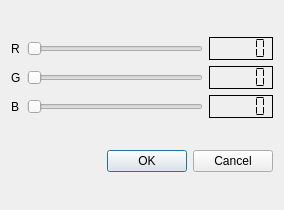
<?xml version="1.0" encoding="UTF-8"?>
<ui version="4.0">
 <class>Dialog</class>
 <widget class="QDialog" name="Dialog">
  <property name="geometry">
   <rect>
    <x>0</x>
    <y>0</y>
    <width>284</width>
    <height>210</height>
   </rect>
  </property>
  <property name="windowTitle">
   <string>Dialog</string>
  </property>
  <layout class="QVBoxLayout" name="verticalLayout">
   <item>
    <layout class="QGridLayout" name="gridLayout">
     <item row="0" column="0">
      <widget class="QLabel" name="label">
       <property name="text">
        <string>R</string>
       </property>
      </widget>
     </item>
     <item row="0" column="1">
      <widget class="QSlider" name="horizontalSliderR">
       <property name="maximum">
        <number>255</number>
       </property>
       <property name="orientation">
        <enum>Qt::Horizontal</enum>
       </property>
      </widget>
     </item>
     <item row="0" column="2">
      <widget class="QLCDNumber" name="lcdNumber">
       <property name="frameShadow">
        <enum>QFrame::Plain</enum>
       </property>
       <property name="segmentStyle">
        <enum>QLCDNumber::Flat</enum>
       </property>
      </widget>
     </item>
     <item row="1" column="0">
      <widget class="QLabel" name="label_2">
       <property name="text">
        <string>G</string>
       </property>
      </widget>
     </item>
     <item row="1" column="1">
      <widget class="QSlider" name="horizontalSliderG">
       <property name="maximum">
        <number>255</number>
       </property>
       <property name="orientation">
        <enum>Qt::Horizontal</enum>
       </property>
      </widget>
     </item>
     <item row="1" column="2">
      <widget class="QLCDNumber" name="lcdNumber_2">
       <property name="frameShadow">
        <enum>QFrame::Plain</enum>
       </property>
       <property name="segmentStyle">
        <enum>QLCDNumber::Flat</enum>
       </property>
      </widget>
     </item>
     <item row="2" column="0">
      <widget class="QLabel" name="label_3">
       <property name="text">
        <string>B</string>
       </property>
      </widget>
     </item>
     <item row="2" column="1">
      <widget class="QSlider" name="horizontalSliderB">
       <property name="maximum">
        <number>255</number>
       </property>
       <property name="orientation">
        <enum>Qt::Horizontal</enum>
       </property>
      </widget>
     </item>
     <item row="2" column="2">
      <widget class="QLCDNumber" name="lcdNumber_3">
       <property name="frameShadow">
        <enum>QFrame::Plain</enum>
       </property>
       <property name="segmentStyle">
        <enum>QLCDNumber::Flat</enum>
       </property>
      </widget>
     </item>
    </layout>
   </item>
   <item>
    <widget class="QDialogButtonBox" name="buttonBox">
     <property name="orientation">
      <enum>Qt::Horizontal</enum>
     </property>
     <property name="standardButtons">
      <set>QDialogButtonBox::Cancel|QDialogButtonBox::Ok</set>
     </property>
    </widget>
   </item>
  </layout>
 </widget>
 <resources/>
 <connections>
  <connection>
   <sender>buttonBox</sender>
   <signal>accepted()</signal>
   <receiver>Dialog</receiver>
   <slot>accept()</slot>
   <hints>
    <hint type="sourcelabel">
     <x>227</x>
     <y>190</y>
    </hint>
    <hint type="destinationlabel">
     <x>157</x>
     <y>209</y>
    </hint>
   </hints>
  </connection>
  <connection>
   <sender>buttonBox</sender>
   <signal>rejected()</signal>
   <receiver>Dialog</receiver>
   <slot>reject()</slot>
   <hints>
    <hint type="sourcelabel">
     <x>274</x>
     <y>196</y>
    </hint>
    <hint type="destinationlabel">
     <x>283</x>
     <y>209</y>
    </hint>
   </hints>
  </connection>
  <connection>
   <sender>horizontalSliderR</sender>
   <signal>valueChanged(int)</signal>
   <receiver>lcdNumber</receiver>
   <slot>display(int)</slot>
   <hints>
    <hint type="sourcelabel">
     <x>175</x>
     <y>42</y>
    </hint>
    <hint type="destinationlabel">
     <x>245</x>
     <y>43</y>
    </hint>
   </hints>
  </connection>
  <connection>
   <sender>horizontalSliderG</sender>
   <signal>valueChanged(int)</signal>
   <receiver>lcdNumber_2</receiver>
   <slot>display(int)</slot>
   <hints>
    <hint type="sourcelabel">
     <x>131</x>
     <y>90</y>
    </hint>
    <hint type="destinationlabel">
     <x>231</x>
     <y>91</y>
    </hint>
   </hints>
  </connection>
  <connection>
   <sender>horizontalSliderB</sender>
   <signal>valueChanged(int)</signal>
   <receiver>lcdNumber_3</receiver>
   <slot>display(int)</slot>
   <hints>
    <hint type="sourcelabel">
     <x>160</x>
     <y>142</y>
    </hint>
    <hint type="destinationlabel">
     <x>228</x>
     <y>142</y>
    </hint>
   </hints>
  </connection>
 </connections>
</ui>
